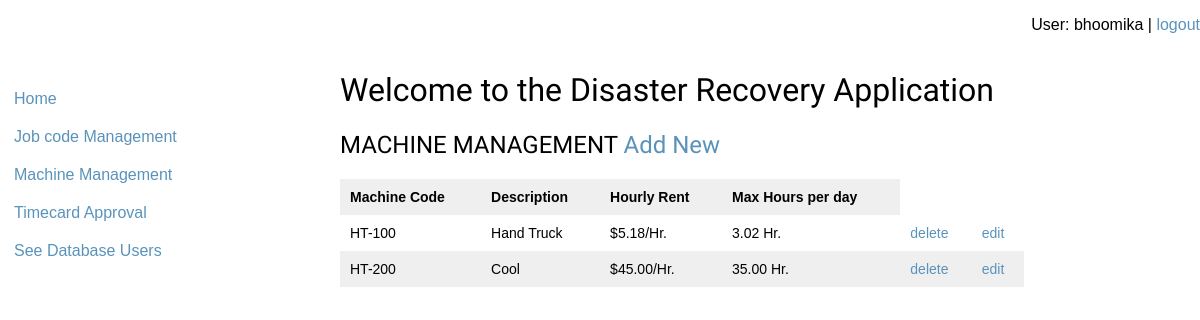
/machines/ (signed in), run on the app's committed database.
### user/models.py (models this page shows)
class User(AbstractUser):
    is_admin = models.BooleanField(default=False)
    is_contractor = models.BooleanField(default=False)

### machines/models.py (models this page shows, shortened)
class Machine(models.Model):
    machinecode = models.CharField(max_length=200, null=True, verbose_name="Machine Code")
    description = models.TextField(verbose_name="Description")
    hourlyrent = models.DecimalField(max_digits=10, decimal_places=2, verbose_name="Hourly Rent")
    max_hours_machine = models.DecimalField(max_digits=4, decimal_places=2, verbose_name="Max Hours per day")

### machines/views.py (the view)
@login_required
@admin_required
def MachineDetails(request):
    machines = Machine.objects.all()
    return render(request, 'machines/machine_details.html', {'machines': machines})

### machines/templates/machines/machine_details.html
{% extends "jobs/base.html" %}
    {% block content %}
        <h1> Welcome to the Disaster Recovery Application  </h1>
<h2> MACHINE MANAGEMENT <a href="{% url 'machines:machine_create' %}">Add New</a></h2>
<table style="width:90%">
  <tr>
    <th>Machine Code</th>
    <th>Description</th>
    <th>Hourly Rent</th>
    <th>Max Hours per day</th>
  </tr>
   {% for machine in machines %}
    <tr>
    <td>{{machine.machinecode}}</td>
    <td>{{machine.description}}</td>
    <td>${{machine.hourlyrent}}/Hr.</td>
    <td>{{machine.max_hours_machine}} Hr.</td>
    <td><a href="{% url 'machines:machine_delete' machine.id %}"> delete </a></td>
    <td><a href="{% url 'machines:machine_edit' machine.id %}"> edit </a></td>
  </tr>
    {% endfor %}
    {% endblock %}

### jobs/templates/jobs/base.html (shortened to what this page needs)
{% load static %}
<!DOCTYPE html>
<html lang="en">
<head>
    <link href= "{% static "css/base.css" %}" rel="stylesheet">
</head>
<body>
<div align="right">
        {% block header %}
        {% if user.username %}
            <p>User: {{ user.username }} | <a href="{% url 'logout' %}?next={{request.path}}">logout</a></p>
        {% else %}
            <p><a href="{% url 'login' %}?next={{request.path}}">login</a></p>{% endif %}
    {% endblock %}
</div>
<div id="sidebar">
    {% block sidebar %}
    <ul><li><a href="/">Home</a></li>
     {% if user.is_authenticated and user.is_admin %}
    <ul><li><a href="{% url 'jobs:job_details' %}">Job code Management</a></li>
    <ul><li><a href="{% url 'machines:machine_details' %}">Machine Management</a></li>
    <ul><li><a href="/">Timecard Approval</a></li>
    <ul><li><a href="{% url 'user:user_details' %}">See Database Users</a></li>
    {% endif %}
    {% endblock %}
</div>
<div id="content">
    {% block content %}{% endblock %}
</div>
</body>
</html>

### static/css/base.css (style rules this page uses)
body { margin:0; padding:0; font-family:helvetica, sans-serif; }
h1, h2, h3, h4, h5 , h6 { font-family: 'Ubuntu', sans-serif; font-weight:normal; }
a { text-decoration:none; color:#5993bb; }
table { width:100%; border-spacing:0; border-collapse: collapse; }
table th, table td { text-align:left; font-size:14px; padding:10px; margin:0; }
tbody tr:nth-child(odd) { background:#efefef; }
#content { padding:0 100px; overflow:hidden; }
#sidebar { width:220px; padding:30px 20px 0 0; float:left; }
#sidebar ul { margin:0; padding:0; }
#sidebar ul li { margin:0; list-style:none; padding:10px 14px; }
#sidebar ul li a { display:block; }

### data on the page
User: username "bhoomika"
Machine: machinecode "HT-100", description "Hand Truck", hourlyrent "5.18", max_hours_machine "3.02"
Machine: machinecode "HT-200", description "Cool", hourlyrent "45.00", max_hours_machine "35.00"
